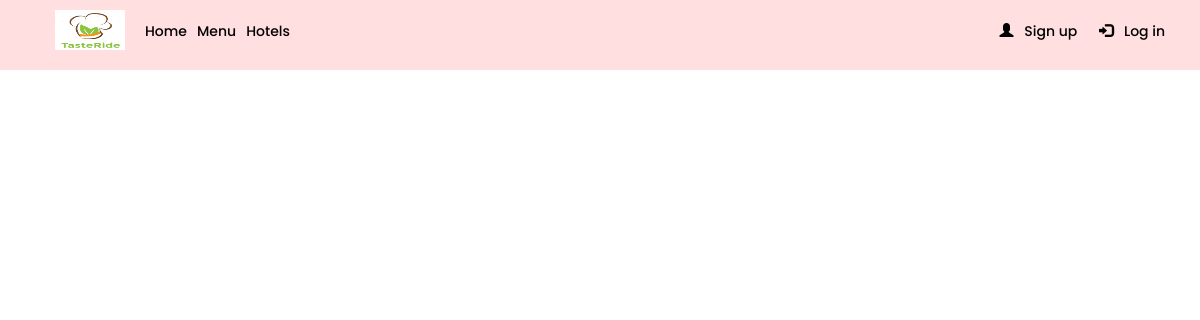
The app's page /food/menu/1/, older data.
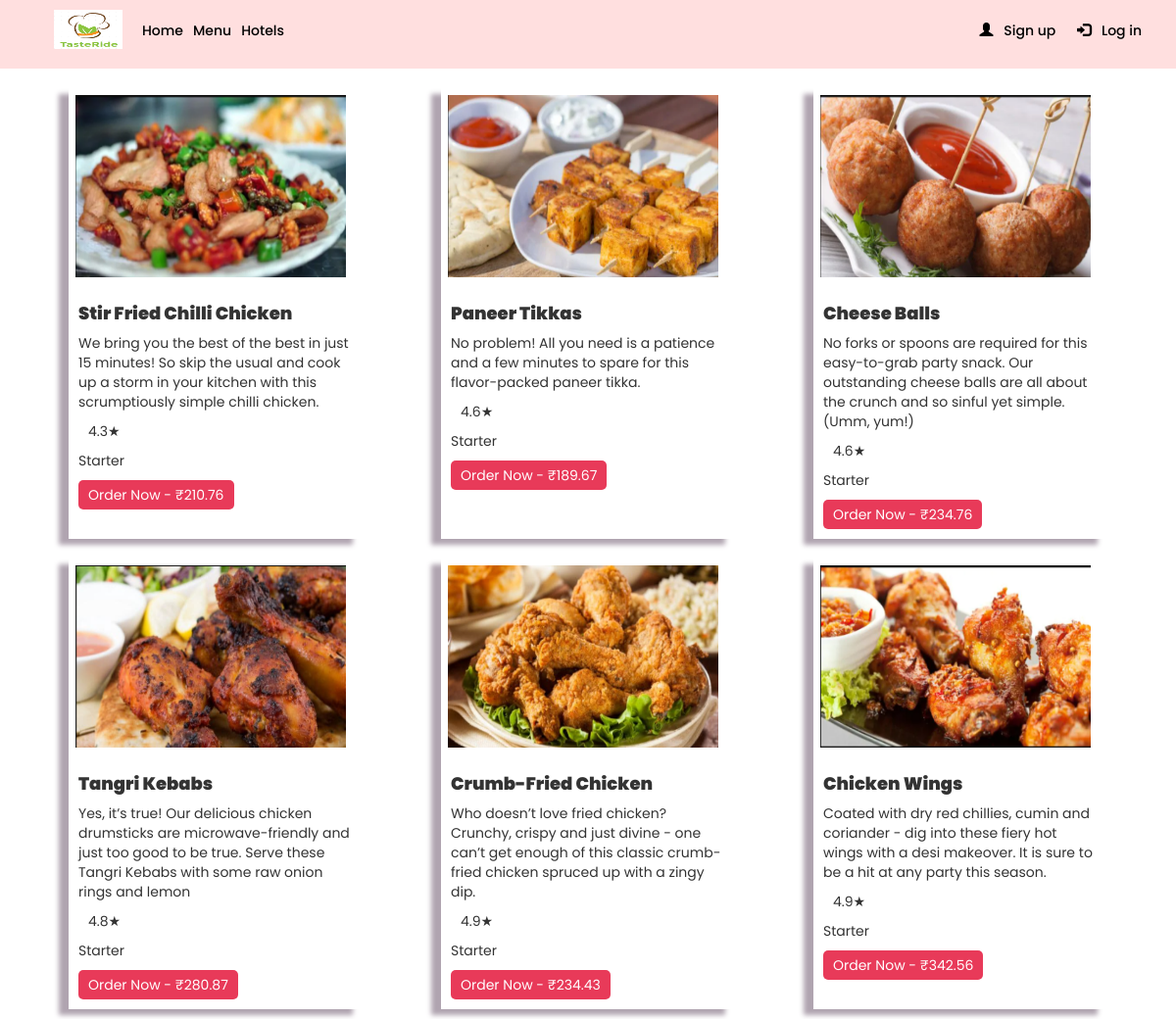
The same page, newer data.
### food/models.py (models this page shows)
class Food(models.Model):
    name = models.CharField(max_length=50)
    description = models.CharField(max_length=1000)
    image = models.ImageField(upload_to='images/food/')
    rating = models.DecimalField(max_digits = 5,decimal_places = 1)
    price = models.DecimalField(max_digits = 10,decimal_places = 2,default=0)
    category = models.ForeignKey('Category',on_delete=models.CASCADE)
    def __str__(self):
        return self.name

class Category(models.Model):
    cname  = models.CharField(max_length=20)
    image = models.ImageField(upload_to='images/category/')
    def __str__(self):
        return self.cname

### food/views.py (the view)
# urls.py: path('menu/<int:cid>/',FoodView,name='food'),
def FoodView(request,cid):
    print(cid)
    category = get_object_or_404(Category,pk=cid)
    food = Food.objects.filter(category=category)
    print(food)
    return render(request,'food/food.html',{
        'food' : food
    })

### food/templates/food/food.html
{% extends 'food/base.html' %}
{% load widget_tweaks %}
{% block start %}
<div id="all" class="card-container">
{% for item in food %}
  <div class="card">
          <img class="card-img-top" src="{{ item.image.url }}" alt="{{ item.name }}">
          <div class="card-body">
            <h5 class="card-title">{{ item.name }}</h5>
            <p class="card-text">{{ item.description|truncatechars:200}}</p>
            <p class="card-rating">{{ item.rating}}★</p>
            <p class="card-category">{{ item.category }}</p>
            <button class="button">
              <a href="{% url 'fooditem' item.category.id item.id %}"> Order Now - ₹{{item.price}} </a>
            </button>
          </div>
      </div>
{% endfor %}
</div>
{% endblock start %}

### food/templates/food/base.html (shortened to what this page needs)
{% load static %}
{% load crispy_forms_tags %}
<!DOCTYPE html>
<html lang="en">
<head>
  <link rel="stylesheet" href="https://maxcdn.bootstrapcdn.com/bootstrap/3.3.7/css/bootstrap.min.css" />
  <link rel="stylesheet" href="https://cdnjs.cloudflare.com/ajax/libs/font-awesome/4.7.0/css/font-awesome.min.css">
  <link rel="stylesheet" type="text/css" href="{% static 'food.css' %}" />
</head>
<body class="home">
    <div class="nav">
      <ul class="nav-item-left">
          <li>
            <a class="nav-link" href="/">
              <img class="img" src="{% static 'logo.png' %}" width="70px" height="40px"/>
            </a>
          </li>
          <li><a class="nav-link" href="/">Home</a></li>
          <li><a class="nav-link " href="{% url 'menu' %}">Menu</a></li>
          <li><a class="nav-link" href="{% url 'hotels' %}">Hotels</a></li>
      </ul>
      <ul class="nav-item-right">
            {% if user.is_authenticated %}
            <li><a class="nav-link" href="{% url "logout" %}"><span class="glyphicon glyphicon-log-out"></span> &nbsp; Logout</a></li>
            {% else %}
            <li><a class="nav-link" href="{% url "register" %}"><span class="glyphicon glyphicon-user"></span> &nbsp; Sign up</a></li>
            <li><a class="nav-link" href="{% url "login" %}"><span class="glyphicon glyphicon-log-in"></span> &nbsp; Log in</a></li>
            {% endif %}
      </ul>
  </div>
  <br/>
  <br>
  <br>
  <div class="contain">
    {% block start %}
    {% endblock %}
  </div>
</body>
</html>

### food/static/food.css (style rules this page uses)
.nav { display: flex; padding: 10px; align-items: center; background-color: #FFDFDF; position: fixed; right: 0; left: 0ch; z-index: 1; }
.img { margin-right: 10px; background-color: #FFeEDF; }
.nav-item-left { display: flex; list-style-type: none; align-items: center; margin-right: auto; }
.nav-item-right { display: flex; list-style-type: none; margin-right: 20px; }
.nav-link { text-decoration: none; padding: 5px; color: black; font-family: 'Poppins', sans-serif; font-size: 1.4rem; font-weight: 500; }
.contain { padding: 0; background-color: #ffffff; position: relative; margin-top: 5px 0px 0px 0px; }
.card { box-shadow: -10px 6px 5px 0px rgba(176,164,176,1) !important; transition: all .3s ease-in-out !important; width : 30rem; }
.button { color: #ffffff !important; background-color: #E83A59 !important; padding: 5px 10px; border-radius: 5px; border: none; }
.button > a { text-decoration: none; color: white; }
.card-container { display: flex; justify-content: space-evenly; flex-grow: 4; flex-wrap: wrap; flex: 1 0 auto; font-family: 'Poppins', sans-serif; margin-top: 20px; }
.card-container > div { margin: 10px; }
.card-img-top { width: 29rem; padding: 0.7rem; text-align: center; height: 20rem; }
.card-body { padding: 10px; }
.card-title { font-weight: 900; font-size: 1.8rem; }
.card-rating { margin-left: 10px; }

Row changes from the older to the newer data that the page shows:
added Food: image (picture), name "Stir Fried Chilli Chicken", description "We bring you the best of the best in just 15 minutes! So skip the usual and cook up a storm in your kitchen with this scrumptiously simple chilli chicken.", rating "4.3", category "Starter", price "210.76"
added Food: image (picture), name "Paneer Tikkas", description "No problem! All you need is a patience and a few minutes to spare for this flavor-packed paneer tikka.", rating "4.6", category "Starter", price "189.67"
added Food: image (picture), name "Cheese Balls", description "No forks or spoons are required for this easy-to-grab party snack. Our outstanding cheese balls are all about the crunch and so sinful yet simple. (Umm, yum!)", rating "4.6", category "Starter", price "234.76"
added Food: image (picture), name "Tangri Kebabs", description "Yes, it’s true! Our delicious chicken drumsticks are microwave-friendly and just too good to be true. Serve these Tangri Kebabs with some raw onion rings and lemon", rating "4.8", category "Starter", price "280.87"
added Food: image (picture), name "Crumb-Fried Chicken", description "Who doesn’t love fried chicken? Crunchy, crispy and just divine - one can’t get enough of this classic crumb-fried chicken spruced up with a zingy dip.", rating "4.9", category "Starter", price "234.43"
added Food: image (picture), name "Chicken Wings", description "Coated with dry red chillies, cumin and coriander - dig into these fiery hot wings with a desi makeover. It is sure to be a hit at any party this season.", rating "4.9", category "Starter", price "342.56"
